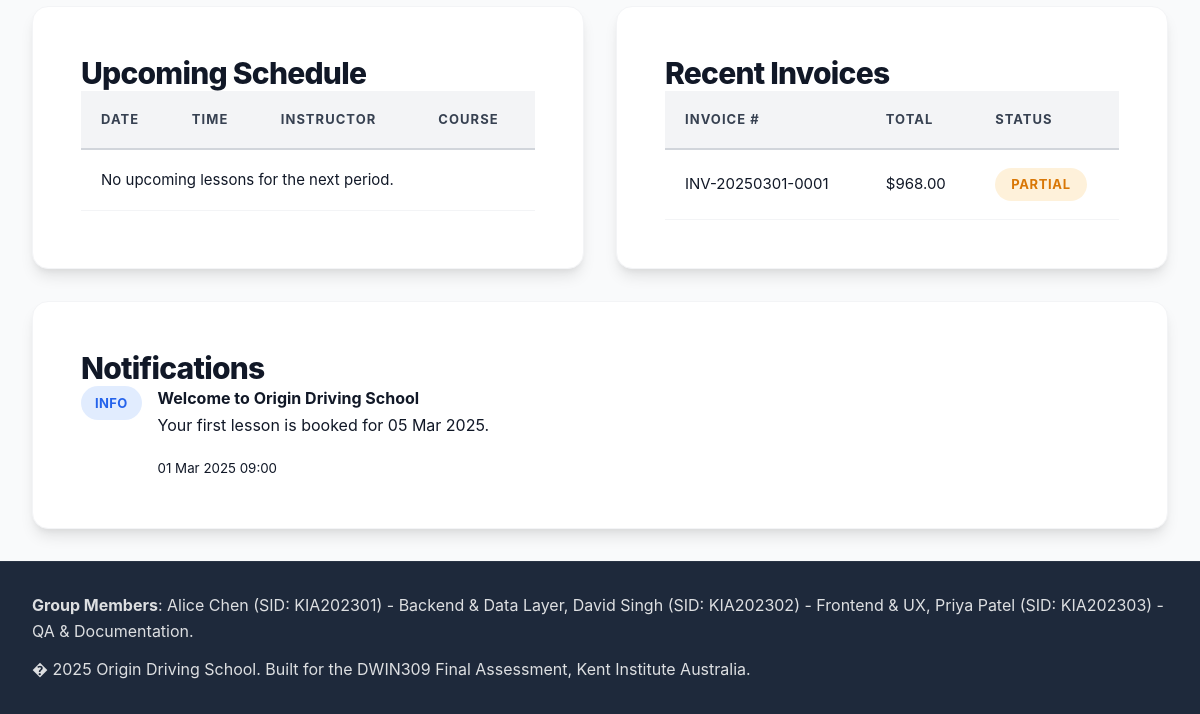
/index.php?page=dashboard&action=index (signed in, lower part), run on an earlier commit of the app's database.
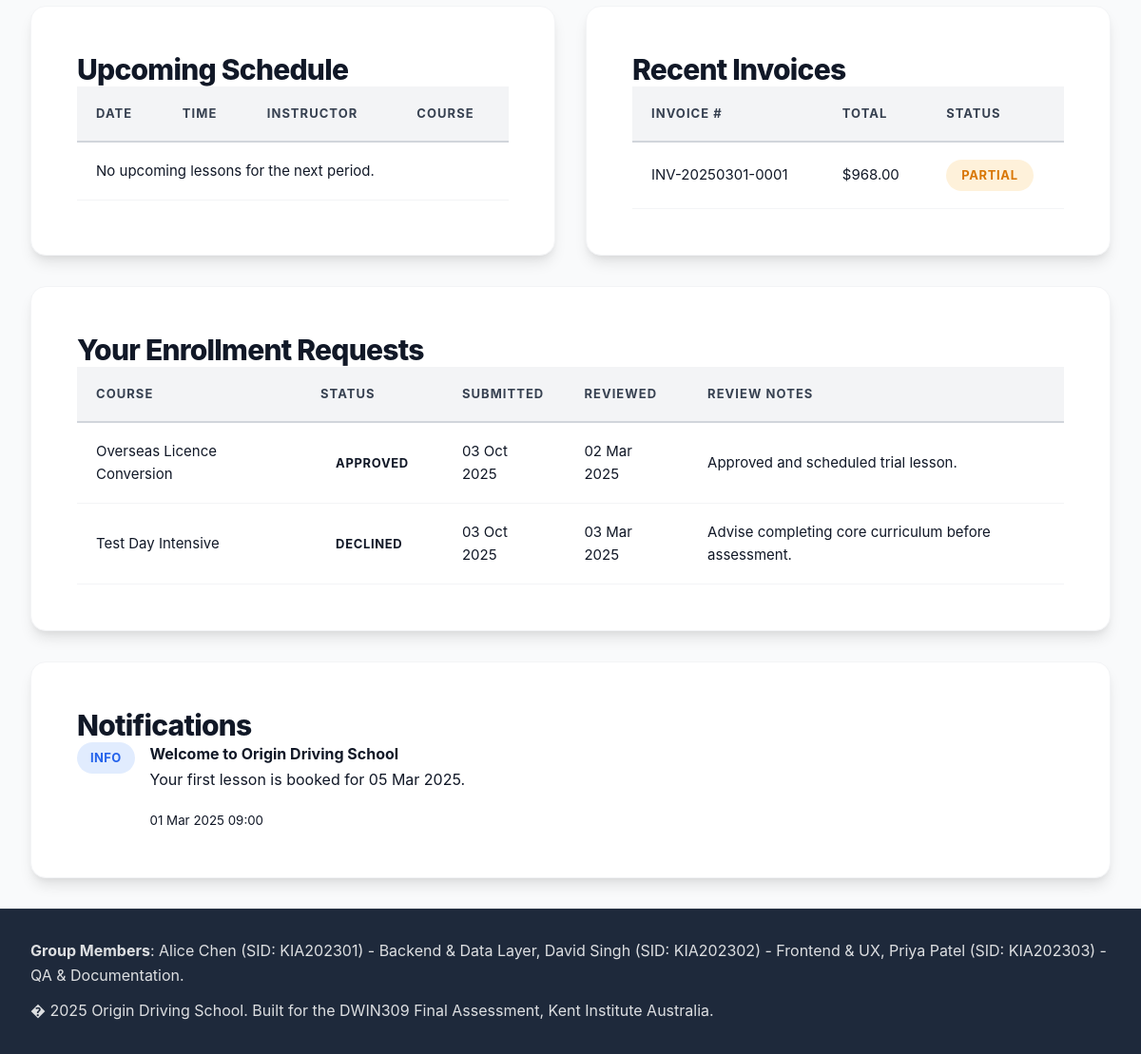
And on a later commit of the database.
### tables this page shows
CREATE TABLE invoices (
    id INT UNSIGNED AUTO_INCREMENT PRIMARY KEY,
    enrollment_id INT UNSIGNED NOT NULL,
    invoice_number VARCHAR(40) NOT NULL UNIQUE,
    issue_date DATE NOT NULL,
    due_date DATE NOT NULL,
    subtotal DECIMAL(10,2) NOT NULL,
    tax_amount DECIMAL(10,2) NOT NULL,
    total DECIMAL(10,2) NOT NULL,
    status ENUM('sent','partial','paid','overdue') DEFAULT 'sent',
    notes TEXT NULL,
    created_at DATETIME DEFAULT CURRENT_TIMESTAMP,
    updated_at DATETIME DEFAULT CURRENT_TIMESTAMP ON UPDATE CURRENT_TIMESTAMP,
    CONSTRAINT fk_invoice_enrollment FOREIGN KEY (enrollment_id) REFERENCES enrollments(id) ON DELETE CASCADE
);

CREATE TABLE notifications (
    id INT UNSIGNED AUTO_INCREMENT PRIMARY KEY,
    user_id INT UNSIGNED NOT NULL,
    title VARCHAR(160) NOT NULL,
    message TEXT NOT NULL,
    level ENUM('info','success','warning','danger') DEFAULT 'info',
    is_read TINYINT(1) DEFAULT 0,
    created_at DATETIME DEFAULT CURRENT_TIMESTAMP,
    CONSTRAINT fk_notification_user FOREIGN KEY (user_id) REFERENCES users(id) ON DELETE CASCADE
);

CREATE TABLE enrollment_requests (
    id INT UNSIGNED AUTO_INCREMENT PRIMARY KEY,
    student_id INT UNSIGNED NOT NULL,
    course_id INT UNSIGNED NOT NULL,
    preferred_date DATE NULL,
    preferred_time TIME NULL,
    status ENUM('pending','approved','declined') DEFAULT 'pending',
    instructor_id INT UNSIGNED NULL,
    student_notes TEXT NULL,
    admin_notes TEXT NULL,
    decision_by INT UNSIGNED NULL,
    decision_at DATETIME NULL,
    created_at DATETIME DEFAULT CURRENT_TIMESTAMP,
    updated_at DATETIME DEFAULT CURRENT_TIMESTAMP ON UPDATE CURRENT_TIMESTAMP,
    CONSTRAINT fk_request_student FOREIGN KEY (student_id) REFERENCES students(id) ON DELETE CASCADE,
    CONSTRAINT fk_request_course FOREIGN KEY (course_id) REFERENCES courses(id) ON DELETE CASCADE,
    CONSTRAINT fk_request_instructor FOREIGN KEY (instructor_id) REFERENCES instructors(id) ON DELETE SET NULL,
    CONSTRAINT fk_request_decision_user FOREIGN KEY (decision_by) REFERENCES users(id) ON DELETE SET NULL,
    INDEX idx_request_status (status),
    INDEX idx_request_instructor (instructor_id)
);

CREATE TABLE courses (
    id INT UNSIGNED AUTO_INCREMENT PRIMARY KEY,
    title VARCHAR(160) NOT NULL,
    description TEXT NULL,
    price DECIMAL(10,2) NOT NULL,
    lesson_count INT UNSIGNED NOT NULL,
    category VARCHAR(80) NULL,
    status ENUM('active','inactive') DEFAULT 'active',
    created_at DATETIME DEFAULT CURRENT_TIMESTAMP,
    updated_at DATETIME DEFAULT CURRENT_TIMESTAMP ON UPDATE CURRENT_TIMESTAMP
);

### app/Views/dashboard/index.php (the view, shortened to what the changed rows need)
<?php
$recentInvoices = $recentInvoices ?? [];
$notifications = $notifications ?? [];
$role = $role ?? 'guest';
$enrollmentRequests = $enrollmentRequests ?? [];
$showInstructorColumn = $role !== 'instructor';
$showInvoiceStudentColumn = $role !== 'student';
?>
<section class="grid two-column">
    <div class="card">
        <h2>Upcoming Schedule</h2>
        <table class="table">
            <thead>
                <tr>
                    <th>Date</th>
                    <th>Time</th>
                    <?php if ($showInstructorColumn): ?><th>Instructor</th><?php endif; ?>
                    <th>Course</th>
                </tr>
            </thead>
        </table>
    </div>
    <div class="card">
        <h2>Recent Invoices</h2>
        <table class="table">
            <thead>
                <tr>
                    <th>Invoice #</th>
                    <th>Total</th>
                    <th>Status</th>
                </tr>
            </thead>
            <tbody>
                <?php if (empty($recentInvoices)): ?>
                    <tr><td colspan="<?= $showInvoiceStudentColumn ? 4 : 3; ?>">No invoices issued yet.</td></tr>
                <?php else: ?>
                    <?php foreach ($recentInvoices as $invoice): ?>
                        <tr>
                            <td><?= e($invoice['invoice_number']); ?></td>
                            <td>$<?= e(number_format((float) ($invoice['total'] ?? 0), 2)); ?></td>
                            <td><span class="status-pill status-<?= e($invoice['status']); ?>"><?= e(ucfirst($invoice['status'])); ?></span></td>
                        </tr>
                    <?php endforeach; ?>
                <?php endif; ?>
            </tbody>
        </table>
    </div>
</section>
<?php if ($role === 'student' && !empty($enrollmentRequests)): ?>
<section class="card">
    <h2>Your Enrollment Requests</h2>
    <table class="table">
        <thead>
            <tr>
                <th>Course</th>
                <th>Status</th>
                <th>Submitted</th>
                <th>Reviewed</th>
                <th>Review Notes</th>
            </tr>
        </thead>
        <tbody>
            <?php foreach ($enrollmentRequests as $request): ?>
                <tr>
                    <td><?= e($request['course_title'] ?? ''); ?></td>
                    <td><span class="status-pill status-<?= e($request['status']); ?>"><?= e(ucfirst($request['status'])); ?></span></td>
                    <td><?= e(date('d M Y', strtotime($request['created_at'] ?? 'now'))); ?></td>
                    <td><?= !empty($request['decision_at']) ? e(date('d M Y', strtotime($request['decision_at']))) : 'Pending'; ?></td>
                    <td><?= e(($request['admin_notes'] ?? '') !== '' ? $request['admin_notes'] : 'N/A'); ?></td>
                </tr>
            <?php endforeach; ?>
        </tbody>
    </table>
</section>
<?php endif; ?>
<section class="card">
    <h2>Notifications</h2>
    <ul class="notification-list">
        <?php if (empty($notifications)): ?>
            <li>No notifications yet.</li>
        <?php else: ?>
            <?php foreach ($notifications as $notification): ?>
                <li class="notification-item">
                    <span class="badge badge-<?= e($notification['level']); ?>"><?= e(strtoupper($notification['level'])); ?></span>
                    <div>
                        <strong><?= e($notification['title']); ?></strong>
                        <p><?= e($notification['message']); ?></p>
                        <small><?= e(date('d M Y H:i', strtotime($notification['created_at']))); ?></small>
                    </div>
                </li>
            <?php endforeach; ?>
        <?php endif; ?>
    </ul>
</section>

What changed in the data, as far as the page shows it:
added enrollment_requests: course.title "Overseas Licence Conversion", status "APPROVED", created_at "03 Oct 2025", decision_at "02 Mar 2025", admin_notes "Approved and scheduled trial lesson."
added enrollment_requests: course.title "Test Day Intensive", status "DECLINED", created_at "03 Oct 2025", decision_at "03 Mar 2025", admin_notes "Advise completing core curriculum before assessment."
Also different on the page:
text now shown: "Your Enrollment Requests COURSE STATUS SUBMITTED REVIEWED REVIEW NOTES"
